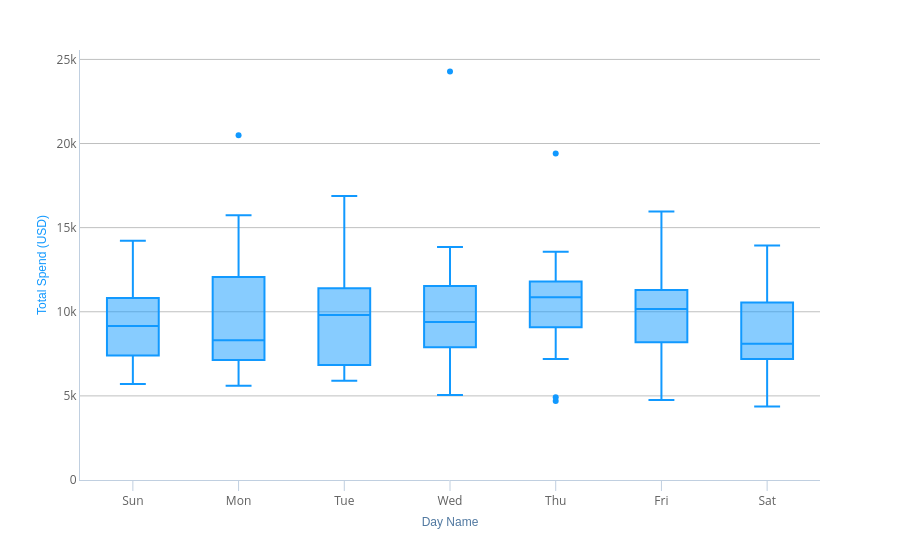

Write notebook code for a chart like this one.
### Markdown cell above
Run the code below to show a box plot of the data grouped by day of the week:

### Code cell
plot = px.box(
    df,
    x='Day Name',
    y='Total Spend (USD)',
    category_orders={'Day Name': ('Sun', 'Mon', 'Tue', 'Wed', 'Thu', 'Fri', 'Sat')},
)
plot.show()

### Figure 1 — Plotly figure (JSON) as saved in the notebook; plotly's stock layout.template omitted (floating-point values rounded to 4 significant figures)
{"data": [{"alignmentgroup": "True", "hovertemplate": "Day Name=%{x}<br>Total Spend (USD)=%{y}<extra></extra>", "legendgroup": "", "marker": {"color": "#1199FF"}, "name": "", "notched": false, "offsetgroup": "", "orientation": "v", "showlegend": false, "type": "box", "x": ["Thu", "Fri", "Sat", "Sun", "Mon", "Tue", "Wed", "Thu", "Fri", "Sat", "Sun", "Mon", "Tue", "Wed", "Thu", "Fri", "Sat", "Sun", "Mon", "Tue", "Wed", "Thu", "Fri", "Sat", "Sun", "Mon", "Tue", "Wed", "Thu", "Fri", "Sat", "Sun", "Mon", "Tue", "Wed", "Thu", "Fri", "Sat", "Sun", "Mon", "Tue", "Wed", "Thu", "Fri", "Sat", "Sun", "Mon", "Tue", "Wed", "Thu", "Fri", "Sat", "Sun", "Mon", "Tue", "Wed", "Thu", "Fri", "Sat", "Sun", "Mon", "Tue", "Wed", "Thu", "Fri", "Sat", "Sun", "Mon", "Tue", "Wed", "Thu", "Fri", "Sat", "Sun", "Mon", "Tue", "Wed", "Thu", "Fri", "Sat", "Sun", "Mon", "Tue", "Wed", "Thu", "Fri", "Sat", "Sun", "Mon", "Tue", "Wed", "Thu", "Fri", "Sat", "Sun", "Mon", "Tue", "Wed", "Thu", "Fri", "Sat", "Sun", "Mon", "Tue", "Wed", "Thu", "Fri", "Sat", "Sun", "Mon", "Tue", "Wed", "Thu", "Fri", "Sat", "Sun", "Mon", "Tue", "Wed", "Thu"], "x0": " ", "xaxis": "x", "y": [4696.0, 6265.0, 5694.0, 5707.0, 6168.0, 6334.0, 5047.0, 4912.0, 4751.0, 4373.0, 5801.0, 5609.0, 5895.0, 7574.0, 7196.0, 7153.0, 8101.0, 8613.0, 8227.0, 9814.0, 9398.0, 10800.0, 12030.0, 13940.0, 14220.0, 11620.0, 12660.0, 13840.0, 12820.0, 11080.0, 12970.0, 11120.0, 13380.0, 12610.0, 11020.0, 11740.0, 11120.0, 11500.0, 9746.0, 7895.0, 9138.0, 9751.0, 13560.0, 10030.0, 9060.0, 9156.0, 8305.0, 11240.0, 11900.0, 19400.0, 15960.0, 10810.0, 9657.0, 9385.0, 5902.0, 24280.0, 9075.0, 8736.0, 8211.0, 13450.0, 10120.0, 6940.0, 7556.0, 8480.0, 10490.0, 7795.0, 7619.0, 8935.0, 8807.0, 8466.0, 9692.0, 13050.0, 7231.0, 7430.0, 6928.0, 11500.0, 7994.0, 10760.0, 10430.0, 6809.0, 7284.0, 7135.0, 6552.0, 9133.0, 9342.0, 9818.0, 10460.0, 10190.0, 13570.0, 16890.0, 11420.0, 11800.0, 11820.0, 7088.0, 11440.0, 15740.0, 11370.0, 11830.0, 11110.0, 8317.0, 7271.0, 6301.0, 7099.0, 7471.0, 7602.0, 10930.0, 7797.0, 8037.0, 8033.0, 8305.0, 9864.0, 10290.0, 10920.0, 10170.0, 8883.0, 10710.0, 20500.0, 10290.0, 8884.0, 11990.0], "y0": " ", "yaxis": "y"}], "layout": {"boxmode": "group", "legend": {"tracegroupgap": 0}, "xaxis": {"anchor": "y", "categoryarray": ["Sun", "Mon", "Tue", "Wed", "Thu", "Fri", "Sat"], "categoryorder": "array", "domain": [0, 1], "title": {"text": "Day Name"}}, "yaxis": {"anchor": "x", "domain": [0, 1], "title": {"text": "Total Spend (USD)"}}}}
